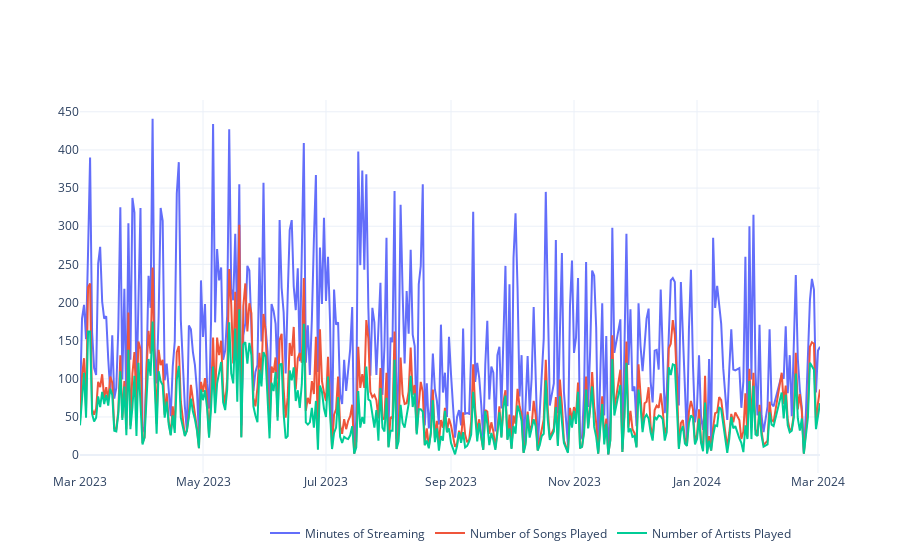

Notebook code for this chart:
### Code cell
data_filtered = data
totalminutes = data_filtered.groupby('date')['minutes'].sum()
totalminutes = totalminutes.apply(lambda x: int(x))
numberofartists = data_filtered.groupby('date')['artistName'].nunique()
numberofsongs = data_filtered.groupby('date')['trackName'].nunique()

alldata = pd.DataFrame(totalminutes)
alldata['numberofsongs'] = numberofsongs
alldata['numberofartists'] = numberofartists
fig = go.Figure()
fig.add_trace(go.Scatter(
    y = alldata.minutes,
    x = alldata.index,
    mode = 'lines',
    name = "Minutes of Streaming"
))

fig.add_trace(go.Scatter(
    y = alldata.numberofsongs,
    x = alldata.index,
    mode = 'lines',
    name = "Number of Songs Played"
))

fig.add_trace(go.Scatter(
    y = alldata.numberofartists,
    x = alldata.index,
    mode = 'lines',
    name = 'Number of Artists Played'
))

fig.update_layout(template='plotly_white',
                legend=dict(yanchor="bottom", x = 0.25, orientation = 'h', y=-0.2))

### Figure 1 — Plotly figure (JSON) as saved in the notebook; plotly's stock layout.template omitted (floating-point values rounded to 4 significant figures; data arrays with more than 128 entries replaced by an {"elided": "..."} marker saying what was removed)
{"data": [{"mode": "lines", "name": "Minutes of Streaming", "type": "scatter", "x": {"elided": "356 str values"}, "y": {"elided": "356 int values"}}, {"mode": "lines", "name": "Number of Songs Played", "type": "scatter", "x": {"elided": "356 str values"}, "y": {"elided": "356 int values"}}, {"mode": "lines", "name": "Number of Artists Played", "type": "scatter", "x": {"elided": "356 str values"}, "y": {"elided": "356 int values"}}], "layout": {"legend": {"orientation": "h", "x": 0.25, "y": -0.2, "yanchor": "bottom"}}}
